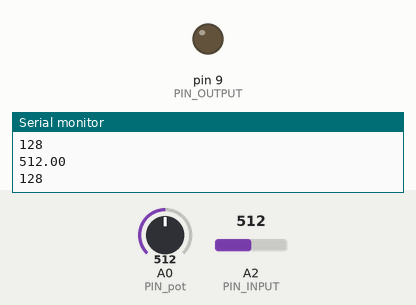
Recording of a sketch running on a simulated Arduino Uno, built with avr-gcc and run on an emulated ATmega328P. Shown: output pins drawn as LEDs (lit = HIGH), the last lines printed to the serial monitor. Inputs (shaded band) come from the test bench; at power-on: A2 (PIN_INPUT) = 512, A0 (PIN_pot) = 512.

Above: at 1.2 s.
1.3 s: A2 (PIN_INPUT) set to 133
2.8 s: A2 (PIN_INPUT) set to 127
At 3.3 s:
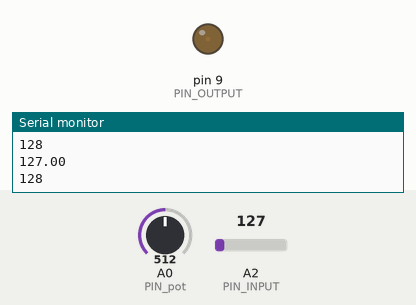
5.8 s: A0 (PIN_pot) set to 900
At 7.9 s:
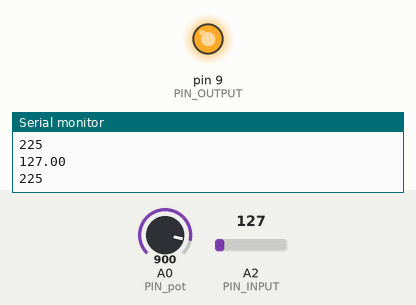
8.5 s: A2 (PIN_INPUT) set to 306
At 8.9 s:
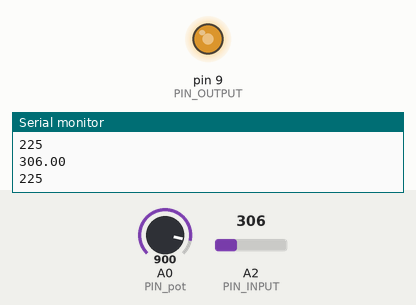
Timing chart, 0 to 11.5 s (numbered marks = the images above; inputs shaded):
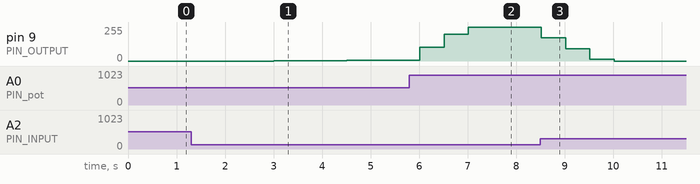

The sketch:

EXO_2_2.ino
```cpp
/********************************************************
 * PID Basic Example
 * Reading analog input 0 to control analog PWM output 3
 ********************************************************/

#include <PID_v1.h>//importer de la bibliothèque PID_v1.h

#define PIN_INPUT 2//on défini la variable PIN_INPUT au pin 2 (entrée)
#define PIN_OUTPUT 9 //on défini la variable PIN_OUTPUT au pin 9 (sortie)
#define PIN_pot 0 //on défini la variable PIN_pot au pin 0

int r_lu = 0; //la variable r_lu en entier prend la valeur 0
int pot_value = 0;//la variable pot_value prend la valeur 0

//Define Variables we'll be connecting to
double Setpoint, Input, Output;

//Specify the links and initial tuning parameters
double Kp=0, Ki=10, Kd=0;
PID myPID(&Input, &Output, &Setpoint, Kp, Ki, Kd, DIRECT);

void setup()
{
  //initialize the variables we're linked to
  Input = analogRead(PIN_INPUT); // variable Input prend la valeur analogique de lecture dePIN_INPUT
  pinMode(PIN_pot, INPUT);// on defini PIN_pot comme une entrée
  Serial.begin(9600);//Commence l'affichage de l'ecran en 9600
  //turn the PID on
  myPID.SetMode(AUTOMATIC);//Demarrer la regulation PID
}

void loop()
{
  pot_value = analogRead(PIN_pot);//pot_value prend la valeur analogique de lecture de PIN_pot
  pot_value = pot_value/4;// pot_value est divisée par 4
  Setpoint = pot_value;//Setpoint prend la valeur de pot_value
  Input = analogRead(PIN_INPUT);//Input prend la valeur analogique de lecture de Pin_INPUT
  myPID.Compute();//Faire tourner la boucle PID
  analogWrite(PIN_OUTPUT, Output);//mettre la variable PIN_OUTPUT à l'état de sortie du PID
  Serial.println(Input);//Affiche la valeur de Input sur l'ecran en passant toujours 1 ligne
  Serial.println(pot_value);//Affiche la valeur de pot_value sur l'ecran en passant toujours 1 ligne
  delay(500);//attendre 0.5s

}
```

Measured:
- after the input at 2.8 s, pin 9 (PIN_OUTPUT): moves from 0/255 to 6/255 over 2.5 s, starting after 0.21 s
- after the input at 8.5 s, pin 9 (PIN_OUTPUT): 255/255 → 174/255 at once, → 93/255 0.50 s later, → 12/255 0.50 s later, → 0/255 0.50 s later
